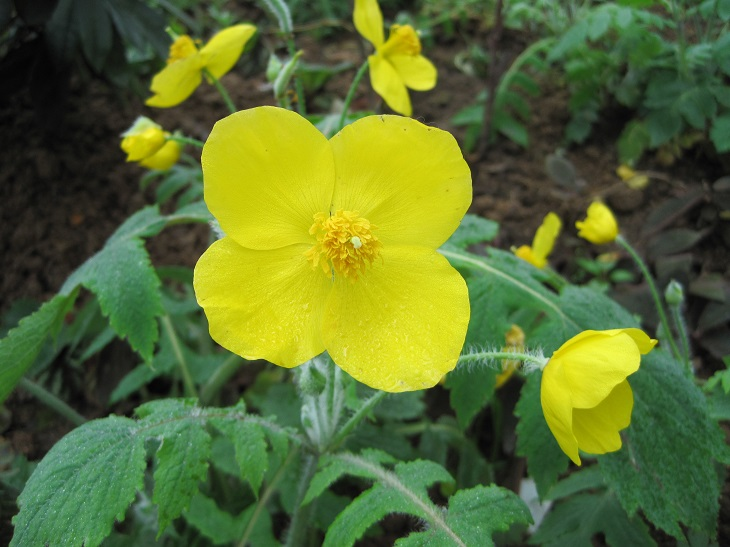
#> input picture 2入门/opencv入门/image0.JPG, 730 x 547 px, found by its file name
$ jupyter execute '07图片融合.ipynb'
#> lines starting #> are read from the running program, lines starting #| are printed output that depends on the picture
[cell 1]
# dst  = src1*a+src2*(1-a)
import cv2
import numpy as np
img0 = cv2.imread('/Users/xh/workspaces/jupyter/opencv-example/2入门/opencv入门/image0.JPG', 1)
#> img0 is the input picture: shape (547, 730, 3); mean B, G, R 48.7, 109.6, 90.1
img1 = cv2.imread('image1.jpg',1)
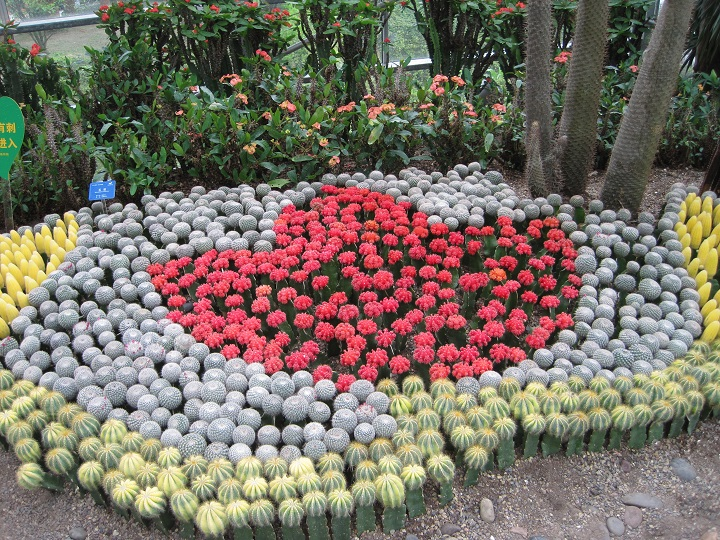
#> input picture 3-2图片特效&绘制线段文字/image1.JPG, 720 x 540 px, found by its file name
#> img1 is the input picture: shape (540, 720, 3); mean B, G, R 101.2, 112.2, 121.6
imgInfo = img0.shape
#> imgInfo = (547, 730, 3)
height = imgInfo[0]
#> height = 547
width = imgInfo[1]
#> width = 730
# ROI
roiH = int(height/2)
#> roiH = 273
roiW = int(width/2)
#> roiW = 365
img0ROI = img0[0:roiH,0:roiW]
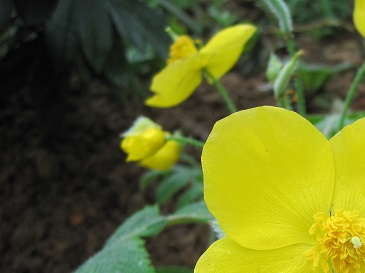
#> img0ROI: shape (273, 365, 3); mean B, G, R 37.2, 102.3, 96.7
img1ROI = img1[0:roiH,0:roiW]
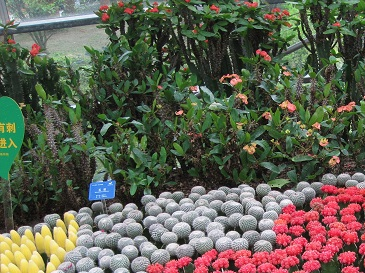
#> img1ROI: shape (273, 365, 3); mean B, G, R 81.4, 97.1, 97
# dst
dst = np.zeros((roiH,roiW,3),np.uint8)
a = 0.3
dst = cv2.addWeighted(img0ROI,a,img1ROI,1-a,0)#add src1*a+src2*(1-a)
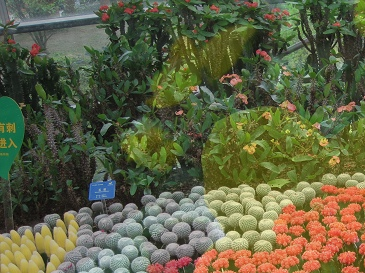
#> dst: shape (273, 365, 3); mean B, G, R 68.1, 98.6, 96.9
# 1 src1 2 a 3 src2 4 1-a
import matplotlib.pyplot as plt
img_rgb = cv2.cvtColor(dst, cv2.COLOR_BGR2RGB)
plt.imshow(img_rgb)
plt.title('Image')
plt.axis('off')
plt.show()
